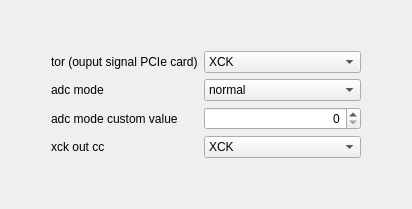
     <widget class="QWidget" name="debug">
      <attribute name="title">
       <string>Debug</string>
      </attribute>
      <layout class="QVBoxLayout" name="verticalLayout_7">
       <item>
        <layout class="QGridLayout" name="gridLayoutDebug">
         <item row="2" column="2">
          <widget class="QComboBox" name="comboBoxAdcMode">
           <item>
            <property name="text">
             <string>normal</string>
            </property>
           </item>
           <item>
            <property name="text">
             <string>ramp</string>
            </property>
           </item>
           <item>
            <property name="text">
             <string>custom value</string>
            </property>
           </item>
          </widget>
         </item>
         <item row="5" column="1">
          <spacer name="verticalSpacer_8">
           <property name="orientation">
            <enum>Qt::Vertical</enum>
           </property>
           <property name="sizeHint" stdset="0">
            <size>
             <width>20</width>
             <height>40</height>
            </size>
           </property>
          </spacer>
         </item>
         <item row="1" column="0">
          <spacer name="horizontalSpacer_11">
           <property name="orientation">
            <enum>Qt::Horizontal</enum>
           </property>
           <property name="sizeHint" stdset="0">
            <size>
             <width>40</width>
             <height>20</height>
            </size>
           </property>
          </spacer>
         </item>
         <item row="3" column="1">
          <widget class="QLabel" name="labelAdcCustom">
           <property name="text">
            <string>adc mode custom value</string>
           </property>
          </widget>
         </item>
         <item row="1" column="1">
          <widget class="QLabel" name="labelOutput">
           <property name="text">
            <string>tor (ouput signal PCIe card)</string>
           </property>
          </widget>
         </item>
         <item row="3" column="2">
          <widget class="QSpinBox" name="spinBoxAdcCustom">
           <property name="alignment">
            <set>Qt::AlignRight|Qt::AlignTrailing|Qt::AlignVCenter</set>
           </property>
           <property name="maximum">
            <number>65534</number>
           </property>
          </widget>
         </item>
         <item row="1" column="3">
          <spacer name="horizontalSpacer_12">
           <property name="orientation">
            <enum>Qt::Horizontal</enum>
           </property>
           <property name="sizeHint" stdset="0">
            <size>
             <width>40</width>
             <height>20</height>
            </size>
           </property>
          </spacer>
         </item>
         <item row="2" column="1">
          <widget class="QLabel" name="labelAdcMode">
           <property name="text">
            <string>adc mode</string>
           </property>
          </widget>
         </item>
         <item row="0" column="1">
          <spacer name="verticalSpacer_7">
           <property name="orientation">
            <enum>Qt::Vertical</enum>
           </property>
           <property name="sizeHint" stdset="0">
            <size>
             <width>20</width>
             <height>40</height>
            </size>
           </property>
          </spacer>
         </item>
         <item row="1" column="2">
          <widget class="QComboBox" name="comboBoxOutput">
           <property name="currentIndex">
            <number>0</number>
           </property>
           <property name="minimumContentsLength">
            <number>0</number>
           </property>
           <item>
            <property name="text">
             <string>XCK</string>
            </property>
           </item>
           <item>
            <property name="text">
             <string>REGO</string>
            </property>
           </item>
           <item>
            <property name="text">
             <string>VON</string>
            </property>
           </item>
           <item>
            <property name="text">
             <string>DMA_ACT</string>
            </property>
           </item>
           <item>
            <property name="text">
             <string>ASLS</string>
            </property>
           </item>
           <item>
            <property name="text">
             <string>STIMER</string>
            </property>
           </item>
           <item>
            <property name="text">
             <string>BTIMER</string>
            </property>
           </item>
           <item>
            <property name="text">
             <string>ISR_ACT</string>
            </property>
           </item>
           <item>
            <property name="text">
             <string>S1</string>
            </property>
           </item>
           <item>
            <property name="text">
             <string>S2</string>
            </property>
           </item>
           <item>
            <property name="text">
             <string>BON</string>
            </property>
           </item>
           <item>
            <property name="text">
             <string>MEASUREON</string>
            </property>
           </item>
           <item>
            <property name="text">
             <string>SDAT</string>
            </property>
           </item>
           <item>
            <property name="text">
             <string>BDAT</string>
            </property>
           </item>
           <item>
            <property name="text">
             <string>SEC_MSHUT</string>
            </property>
           </item>
           <item>
            <property name="text">
             <string>BEC_MSHUT</string>
            </property>
           </item>
           <item>
            <property name="text">
             <string>IFC</string>
            </property>
           </item>
           <item>
            <property name="text">
             <string>DO_CC_I</string>
            </property>
           </item>
           <item>
            <property name="text">
             <string>EXPOSURE_WINDOW</string>
            </property>
           </item>
           <item>
            <property name="text">
             <string>TO_CNT_OUT</string>
            </property>
           </item>
           <item>
            <property name="text">
             <string>SECON</string>
            </property>
           </item>
           <item>
            <property name="text">
             <string>I</string>
            </property>
           </item>
           <item>
            <property name="text">
             <string>unused</string>
            </property>
           </item>
           <item>
            <property name="text">
             <string>unused</string>
            </property>
           </item>
           <item>
            <property name="text">
             <string>unused</string>
            </property>
           </item>
           <item>
            <property name="text">
             <string>unused</string>
            </property>
           </item>
           <item>
            <property name="text">
             <string>unused</string>
            </property>
           </item>
           <item>
            <property name="text">
             <string>unused</string>
            </property>
           </item>
           <item>
            <property name="text">
             <string>unused</string>
            </property>
           </item>
           <item>
            <property name="text">
             <string>ENFFR</string>
            </property>
           </item>
           <item>
            <property name="text">
             <string>ENFFW</string>
            </property>
           </item>
           <item>
            <property name="text">
             <string>ENFFWRPROT</string>
            </property>
           </item>
          </widget>
         </item>
         <item row="4" column="1">
          <widget class="QLabel" name="labelBncOut">
           <property name="text">
            <string>xck out cc</string>
           </property>
          </widget>
         </item>
         <item row="4" column="2">
          <widget class="QComboBox" name="comboBoxBncOut">
           <property name="currentText">
            <string>XCK</string>
           </property>
           <property name="currentIndex">
            <number>0</number>
           </property>
           <property name="minimumContentsLength">
            <number>0</number>
           </property>
           <item>
            <property name="text">
             <string>XCK</string>
            </property>
           </item>
           <item>
            <property name="text">
             <string>EXP_WIN</string>
            </property>
           </item>
           <item>
            <property name="text">
             <string>ADC_CLK</string>
            </property>
           </item>
           <item>
            <property name="text">
             <string>0V</string>
            </property>
           </item>
          </widget>
         </item>
        </layout>
       </item>
      </layout>
     </widget>
